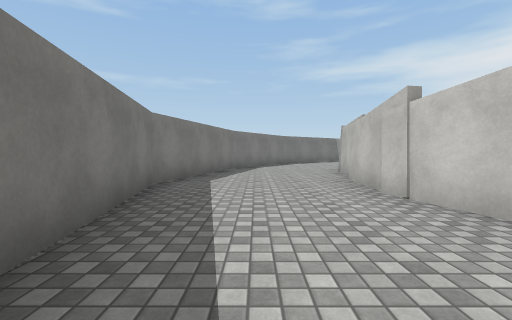
view 1 (above)

16 first-person views from a walk through a 3-D level made in the Unity game engine. The camera is 1.2 m above the floor, tilts 2° down and sees 90° across. The floor is counted in squares, 2 m on a side. Each view is taken from the middle of a square. On the plan, view 1 faces up. The plan holds only what a view shows up to about 9 squares ahead; the rest is blank. The place goes on beyond the plan. Surface patterns are stand-ins for the level's own textures.

view 2
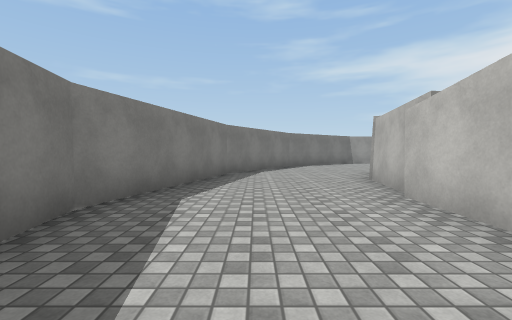

view 3
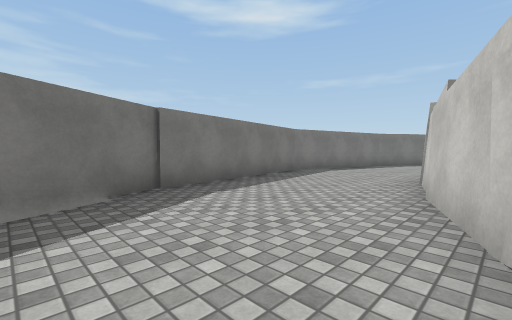

view 4
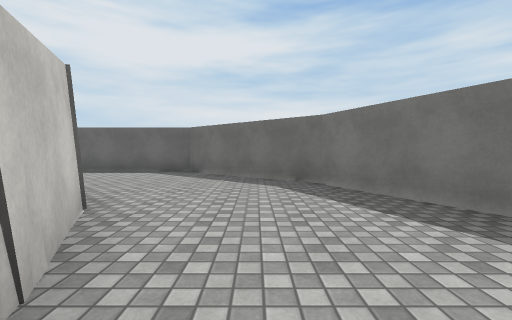

view 5
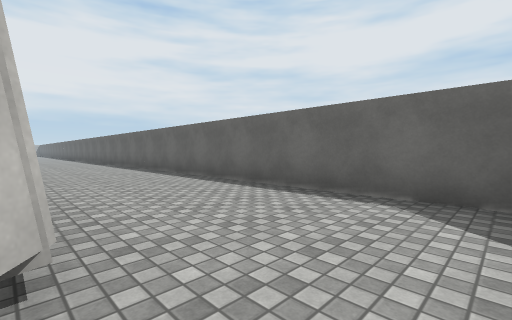

view 6
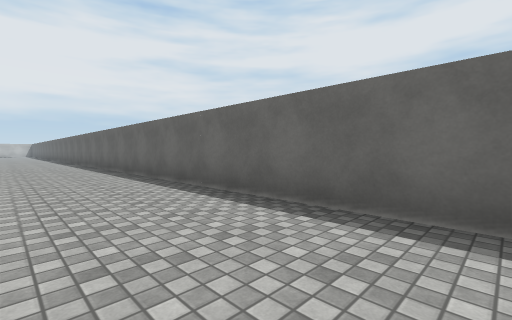

view 7
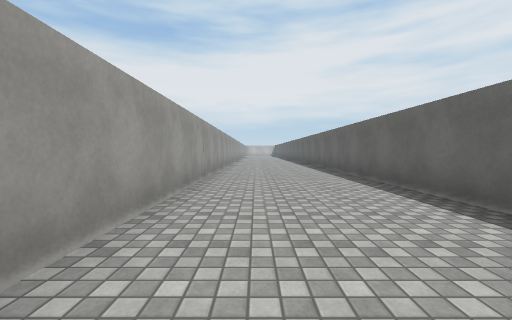

view 8
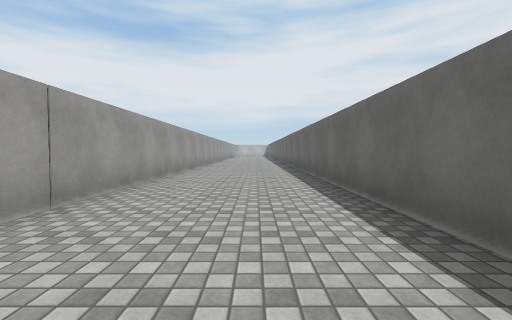

view 9
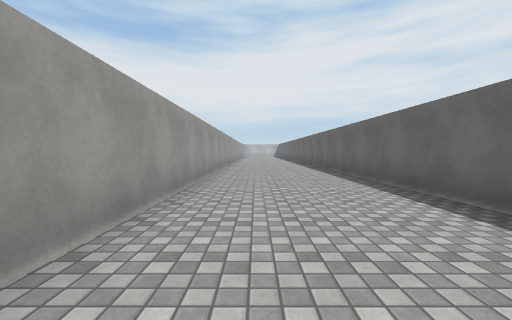

view 10
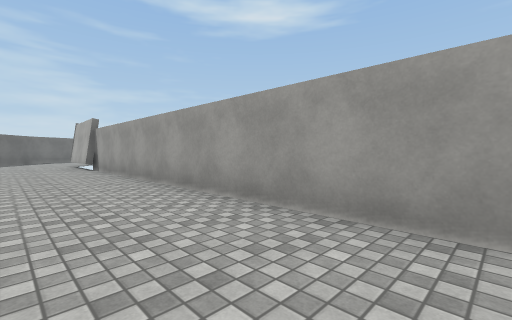

view 11
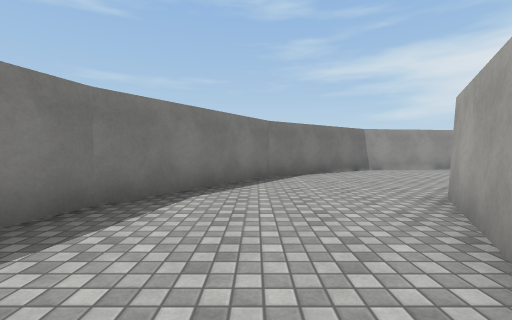

view 12
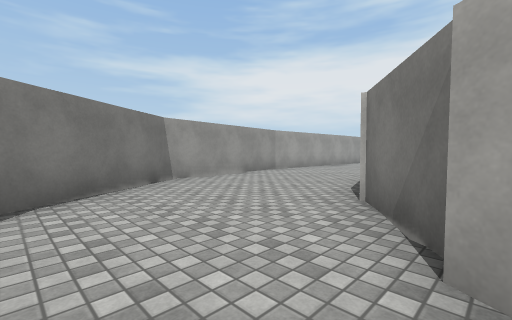

view 13
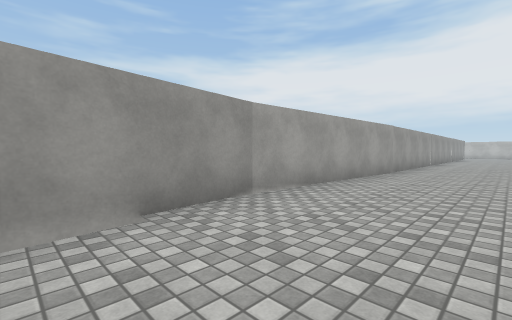

view 14
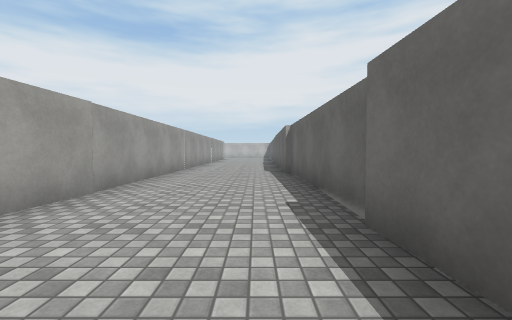

view 15
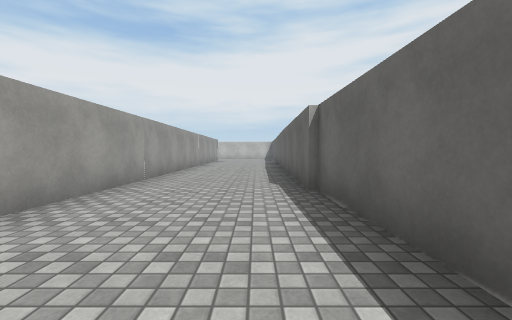

view 16
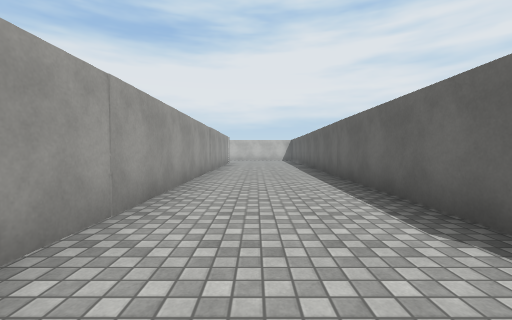

### Floor plan
Points are (right, up) in squares from view 1. A wall is a line through its corners. A room is listed if a view was taken in it or the views show most of it. See-through windows are left out.
Room 1 (views 1, 2, 4, 11)
walls: (1.9, 3.1) (2, 5.4); (2.2, 5.6) (2.4, 7.4) (2.9, 8.2); (2.3, 2.1) (1.8, 3.8); (-1.1, -0.1) (-0.3, -1.9); (-0.8, 8.8) (-1.9, 4.6) (-0.9, -0.3); (3.1, -0.2) (2.2, 2)
ways out: opening at (1.5, -1.5) to room 2; opening at (1, 9) to room 3
Room 2 (views 3, 5, 6, 7, 8, 9, 10)
walls: (7.8, -3.1) (6.2, -3.1); (3.8, -1.6) (2.9, 0.2); (22.6, -2.8) (7.4, -2.9); (-0.3, -1.9) (0.7, -3.9) (3.9, -6.5) (22.5, -6.4)
ways out: opening at (1.5, -1.5) to room 1
Room 3 (view 12)
walls: (3.7, 9.2) (5.1, 10.3); (2.9, 8.2) (3.5, 9.3); (2.3, 12.6) (1.3, 11.9) (-0.8, 8.8)
ways out: opening at (1, 9) to room 1; opening at (4, 11.7) to room 4
Room 4 (views 13, 14, 15, 16)
walls: (10.9, 10.9) (22.5, 11.2); (8.6, 14.6) (4.4, 14.1) (2.3, 12.6); (22.5, 14.3) (8.5, 14.4)
ways out: opening at (4, 11.7) to room 3

Positions as (right, up) in squares from view 1, and headings:
1: (0, 0), facing up
2: (0, 2), facing up
3: (3, -2), facing up-left
4: (2, 1), facing down
5: (4, -3), facing down-right
6: (9, -4), facing down-right
7: (12, -4), facing right
8: (15, -5), facing right
9: (17, -4), facing right
10: (17, -5), facing up-left
11: (1, 6), facing up
12: (2, 9), facing up-right
13: (6, 12), facing up-right
14: (10, 12), facing right
15: (13, 12), facing right
16: (16, 13), facing right
